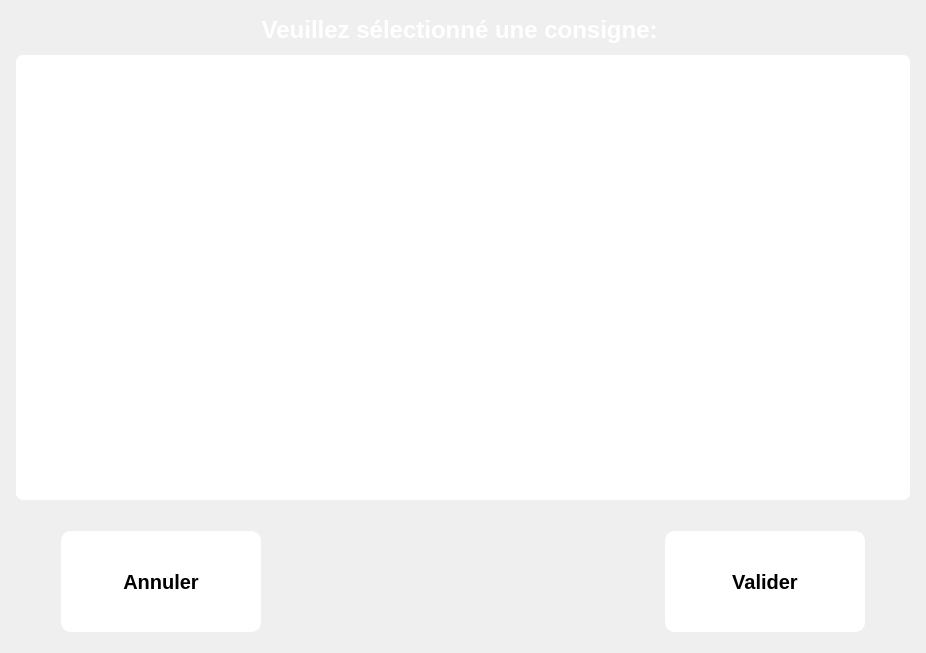
       <widget class="QWidget" name="P_changebox">
        <layout class="QGridLayout" name="gridLayout_3">
         <item row="0" column="0">
          <layout class="QVBoxLayout" name="verticalLayout_3">
           <property name="margin">
            <number>5</number>
           </property>
           <item>
            <widget class="QLabel" name="label_selectionbox">
             <property name="font">
              <font>
               <pointsize>18</pointsize>
               <weight>75</weight>
               <italic>false</italic>
               <bold>true</bold>
              </font>
             </property>
             <property name="styleSheet">
              <string notr="true">color: rgb(255, 255, 255);
font: bold 18pt ;</string>
             </property>
             <property name="text">
              <string>Veuillez sélectionné une consigne: </string>
             </property>
             <property name="alignment">
              <set>Qt::AlignCenter</set>
             </property>
            </widget>
           </item>
           <item>
            <spacer name="verticalSpacer_3">
             <property name="orientation">
              <enum>Qt::Vertical</enum>
             </property>
             <property name="sizeType">
              <enum>QSizePolicy::Fixed</enum>
             </property>
             <property name="sizeHint" stdset="0">
              <size>
               <width>20</width>
               <height>5</height>
              </size>
             </property>
            </spacer>
           </item>
           <item>
            <widget class="QGraphicsView" name="graphicsView">
             <property name="minimumSize">
              <size>
               <width>894</width>
               <height>445</height>
              </size>
             </property>
             <property name="font">
              <font>
               <pointsize>15</pointsize>
               <weight>75</weight>
               <italic>false</italic>
               <bold>true</bold>
              </font>
             </property>
             <property name="styleSheet">
              <string notr="true">background-color: rgb(255, 255, 255);
border-radius:7px;</string>
             </property>
            </widget>
           </item>
           <item>
            <spacer name="verticalSpacer_2">
             <property name="orientation">
              <enum>Qt::Vertical</enum>
             </property>
             <property name="sizeType">
              <enum>QSizePolicy::Fixed</enum>
             </property>
             <property name="sizeHint" stdset="0">
              <size>
               <width>20</width>
               <height>20</height>
              </size>
             </property>
            </spacer>
           </item>
           <item>
            <layout class="QHBoxLayout" name="horizontalLayout_4">
             <property name="margin">
              <number>5</number>
             </property>
             <item>
              <spacer name="horizontalSpacer_18">
               <property name="orientation">
                <enum>Qt::Horizontal</enum>
               </property>
               <property name="sizeType">
                <enum>QSizePolicy::Fixed</enum>
               </property>
               <property name="sizeHint" stdset="0">
                <size>
                 <width>40</width>
                 <height>20</height>
                </size>
               </property>
              </spacer>
             </item>
             <item>
              <widget class="QPushButton" name="B_Cancel_Selectbox">
               <property name="minimumSize">
                <size>
                 <width>200</width>
                 <height>101</height>
                </size>
               </property>
               <property name="maximumSize">
                <size>
                 <width>200</width>
                 <height>101</height>
                </size>
               </property>
               <property name="font">
                <font>
                 <pointsize>15</pointsize>
                 <weight>75</weight>
                 <italic>false</italic>
                 <bold>true</bold>
                </font>
               </property>
               <property name="styleSheet">
                <string notr="true">QPushButton:flat:pressed{ 

	background-color: #ECF0F1;
}

QPushButton:flat {   
    	border:2px solid white;
		border-style: outset;
        border-radius:10px;
        background-color: rgb(255, 255, 255);
}</string>
               </property>
               <property name="text">
                <string>Annuler</string>
               </property>
               <property name="flat">
                <bool>true</bool>
               </property>
              </widget>
             </item>
             <item>
              <spacer name="horizontalSpacer_6">
               <property name="orientation">
                <enum>Qt::Horizontal</enum>
               </property>
               <property name="sizeHint" stdset="0">
                <size>
                 <width>40</width>
                 <height>20</height>
                </size>
               </property>
              </spacer>
             </item>
             <item>
              <widget class="QPushButton" name="B_Valid">
               <property name="minimumSize">
                <size>
                 <width>200</width>
                 <height>101</height>
                </size>
               </property>
               <property name="maximumSize">
                <size>
                 <width>200</width>
                 <height>101</height>
                </size>
               </property>
               <property name="font">
                <font>
                 <pointsize>15</pointsize>
                 <weight>75</weight>
                 <italic>false</italic>
                 <bold>true</bold>
                </font>
               </property>
               <property name="styleSheet">
                <string notr="true">QPushButton:flat:pressed{ 

	background-color: #ECF0F1;
}

QPushButton:flat {   
    	border:2px solid white;
		border-style: outset;
        border-radius:10px;
        background-color: rgb(255, 255, 255);
}</string>
               </property>
               <property name="text">
                <string>Valider</string>
               </property>
               <property name="flat">
                <bool>true</bool>
               </property>
              </widget>
             </item>
             <item>
              <spacer name="horizontalSpacer_19">
               <property name="orientation">
                <enum>Qt::Horizontal</enum>
               </property>
               <property name="sizeType">
                <enum>QSizePolicy::Fixed</enum>
               </property>
               <property name="sizeHint" stdset="0">
                <size>
                 <width>40</width>
                 <height>20</height>
                </size>
               </property>
              </spacer>
             </item>
            </layout>
           </item>
          </layout>
         </item>
        </layout>
       </widget>
